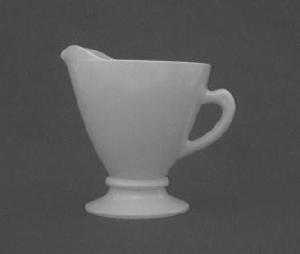
#> input picture 19_edge_detection/teacup.jpg, 300 x 254 px
$ python auto_canny.py
#> lines starting #> are read from the running program, lines starting #| are printed output that depends on the picture; after the words box and inside, x2 and y2 are one past the last pixel; in counts of white or black regions, pixels touching at a corner belong together

# import the necessary packages
import argparse
import imutils
import cv2

# load the image, convert it to grayscale, and blur it slightly
image = cv2.imread("teacup.jpg")
#> image is the input picture: shape (254, 300, 3); min 62, max 199, mean 89.6
gray = cv2.cvtColor(image, cv2.COLOR_BGR2GRAY)
blurred = cv2.GaussianBlur(gray, (3, 3), 0)

# apply Canny edge detection using a wide threshold, tight
# threshold, and automatically determined threshold
wide = cv2.Canny(blurred, 10, 200)
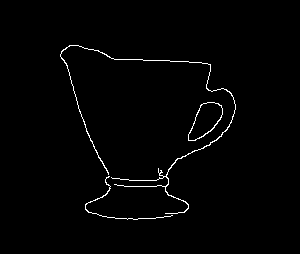
#> wide: shape (254, 300); 1.3% white in thin lines or dots, all inside (x1, y1, x2, y2) = (60, 45, 236, 220)
tight = cv2.Canny(blurred, 225, 250)
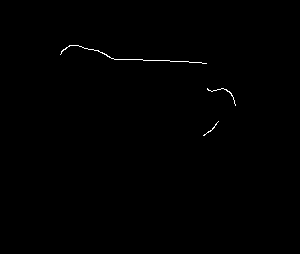
#> tight: shape (254, 300); 0.3% white in thin lines or dots, all inside (x1, y1, x2, y2) = (60, 45, 236, 136)
auto = imutils.auto_canny(blurred)
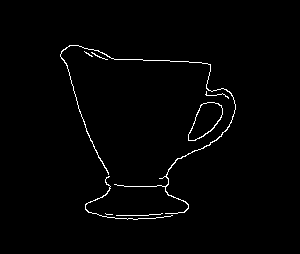
#> auto: shape (254, 300); 1.4% white in thin lines or dots, all inside (x1, y1, x2, y2) = (60, 45, 236, 220)

# show the images
cv2.imshow("Original", image)
cv2.imshow("Wide", wide)
cv2.imshow("Tight", tight)
cv2.imshow("Auto", auto)
cv2.waitKey(0)
